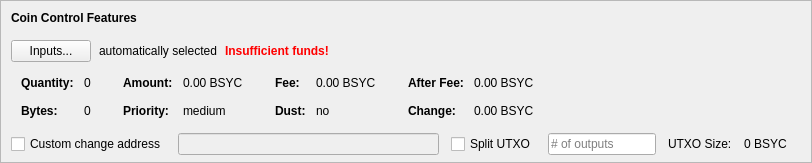
    <widget class="QFrame" name="frameCoinControl">
     <property name="sizePolicy">
      <sizepolicy hsizetype="Expanding" vsizetype="Expanding">
       <horstretch>0</horstretch>
       <verstretch>0</verstretch>
      </sizepolicy>
     </property>
     <property name="maximumSize">
      <size>
       <width>16777215</width>
       <height>16777215</height>
      </size>
     </property>
     <property name="frameShape">
      <enum>QFrame::StyledPanel</enum>
     </property>
     <property name="frameShadow">
      <enum>QFrame::Sunken</enum>
     </property>
     <layout class="QVBoxLayout" name="verticalLayoutCoinControl2">
      <property name="spacing">
       <number>0</number>
      </property>
      <property name="leftMargin">
       <number>0</number>
      </property>
      <property name="topMargin">
       <number>0</number>
      </property>
      <property name="rightMargin">
       <number>0</number>
      </property>
      <property name="bottomMargin">
       <number>6</number>
      </property>
      <item>
       <layout class="QVBoxLayout" name="verticalLayoutCoinControl" stretch="0,0,0,0,1">
        <property name="spacing">
         <number>0</number>
        </property>
        <property name="leftMargin">
         <number>10</number>
        </property>
        <property name="topMargin">
         <number>10</number>
        </property>
        <item>
         <layout class="QHBoxLayout" name="horizontalLayoutCoinControl1">
          <property name="bottomMargin">
           <number>15</number>
          </property>
          <item>
           <widget class="QLabel" name="labelCoinControlFeatures">
            <property name="sizePolicy">
             <sizepolicy hsizetype="Preferred" vsizetype="Maximum">
              <horstretch>0</horstretch>
              <verstretch>0</verstretch>
             </sizepolicy>
            </property>
            <property name="font">
             <font>
              <weight>75</weight>
              <bold>true</bold>
             </font>
            </property>
            <property name="styleSheet">
             <string notr="true">font-weight:bold;</string>
            </property>
            <property name="text">
             <string>Coin Control Features</string>
            </property>
           </widget>
          </item>
         </layout>
        </item>
        <item>
         <layout class="QHBoxLayout" name="horizontalLayoutCoinControl2" stretch="0,0,0,0">
          <property name="spacing">
           <number>8</number>
          </property>
          <property name="bottomMargin">
           <number>10</number>
          </property>
          <item>
           <widget class="QPushButton" name="pushButtonCoinControl">
            <property name="styleSheet">
             <string notr="true"/>
            </property>
            <property name="text">
             <string>Inputs...</string>
            </property>
            <property name="autoDefault">
             <bool>false</bool>
            </property>
           </widget>
          </item>
          <item>
           <widget class="QLabel" name="labelCoinControlAutomaticallySelected">
            <property name="text">
             <string>automatically selected</string>
            </property>
            <property name="margin">
             <number>5</number>
            </property>
           </widget>
          </item>
          <item>
           <widget class="QLabel" name="labelCoinControlInsuffFunds">
            <property name="font">
             <font>
              <weight>75</weight>
              <bold>true</bold>
             </font>
            </property>
            <property name="styleSheet">
             <string notr="true">color:red;font-weight:bold;</string>
            </property>
            <property name="text">
             <string>Insufficient funds!</string>
            </property>
            <property name="margin">
             <number>5</number>
            </property>
           </widget>
          </item>
          <item>
           <spacer name="horizontalSpacerCoinControl">
            <property name="orientation">
             <enum>Qt::Horizontal</enum>
            </property>
            <property name="sizeHint" stdset="0">
             <size>
              <width>40</width>
              <height>1</height>
             </size>
            </property>
           </spacer>
          </item>
         </layout>
        </item>
        <item>
         <widget class="QWidget" name="widgetCoinControl" native="true">
          <property name="sizePolicy">
           <sizepolicy hsizetype="Preferred" vsizetype="Preferred">
            <horstretch>0</horstretch>
            <verstretch>0</verstretch>
           </sizepolicy>
          </property>
          <property name="minimumSize">
           <size>
            <width>0</width>
            <height>0</height>
           </size>
          </property>
          <property name="styleSheet">
           <string notr="true"/>
          </property>
          <layout class="QHBoxLayout" name="horizontalLayoutCoinControl5">
           <property name="leftMargin">
            <number>0</number>
           </property>
           <property name="topMargin">
            <number>0</number>
           </property>
           <property name="rightMargin">
            <number>0</number>
           </property>
           <property name="bottomMargin">
            <number>0</number>
           </property>
           <item>
            <layout class="QHBoxLayout" name="horizontalLayoutCoinControl3" stretch="0,0,0,1">
             <property name="spacing">
              <number>20</number>
             </property>
             <property name="topMargin">
              <number>0</number>
             </property>
             <property name="bottomMargin">
              <number>10</number>
             </property>
             <item>
              <layout class="QFormLayout" name="formLayoutCoinControl1">
               <property name="horizontalSpacing">
                <number>10</number>
               </property>
               <property name="verticalSpacing">
                <number>14</number>
               </property>
               <property name="leftMargin">
                <number>10</number>
               </property>
               <property name="topMargin">
                <number>4</number>
               </property>
               <property name="rightMargin">
                <number>6</number>
               </property>
               <item row="0" column="0">
                <widget class="QLabel" name="labelCoinControlQuantityText">
                 <property name="font">
                  <font>
                   <weight>75</weight>
                   <bold>true</bold>
                  </font>
                 </property>
                 <property name="text">
                  <string>Quantity:</string>
                 </property>
                 <property name="margin">
                  <number>0</number>
                 </property>
                </widget>
               </item>
               <item row="0" column="1">
                <widget class="QLabel" name="labelCoinControlQuantity">
                 <property name="cursor">
                  <cursorShape>IBeamCursor</cursorShape>
                 </property>
                 <property name="contextMenuPolicy">
                  <enum>Qt::ActionsContextMenu</enum>
                 </property>
                 <property name="text">
                  <string notr="true">0</string>
                 </property>
                 <property name="margin">
                  <number>0</number>
                 </property>
                 <property name="textInteractionFlags">
                  <set>Qt::LinksAccessibleByMouse|Qt::TextSelectableByKeyboard|Qt::TextSelectableByMouse</set>
                 </property>
                </widget>
               </item>
               <item row="1" column="0">
                <widget class="QLabel" name="labelCoinControlBytesText">
                 <property name="font">
                  <font>
                   <weight>75</weight>
                   <bold>true</bold>
                  </font>
                 </property>
                 <property name="text">
                  <string>Bytes:</string>
                 </property>
                </widget>
               </item>
               <item row="1" column="1">
                <widget class="QLabel" name="labelCoinControlBytes">
                 <property name="cursor">
                  <cursorShape>IBeamCursor</cursorShape>
                 </property>
                 <property name="contextMenuPolicy">
                  <enum>Qt::ActionsContextMenu</enum>
                 </property>
                 <property name="text">
                  <string notr="true">0</string>
                 </property>
                 <property name="textInteractionFlags">
                  <set>Qt::LinksAccessibleByMouse|Qt::TextSelectableByKeyboard|Qt::TextSelectableByMouse</set>
                 </property>
                </widget>
               </item>
              </layout>
             </item>
             <item>
              <layout class="QFormLayout" name="formLayoutCoinControl2">
               <property name="horizontalSpacing">
                <number>10</number>
               </property>
               <property name="verticalSpacing">
                <number>14</number>
               </property>
               <property name="leftMargin">
                <number>6</number>
               </property>
               <property name="topMargin">
                <number>4</number>
               </property>
               <property name="rightMargin">
                <number>6</number>
               </property>
               <item row="0" column="0">
                <widget class="QLabel" name="labelCoinControlAmountText">
                 <property name="font">
                  <font>
                   <weight>75</weight>
                   <bold>true</bold>
                  </font>
                 </property>
                 <property name="text">
                  <string>Amount:</string>
                 </property>
                 <property name="margin">
                  <number>0</number>
                 </property>
                </widget>
               </item>
               <item row="0" column="1">
                <widget class="QLabel" name="labelCoinControlAmount">
                 <property name="cursor">
                  <cursorShape>IBeamCursor</cursorShape>
                 </property>
                 <property name="contextMenuPolicy">
                  <enum>Qt::ActionsContextMenu</enum>
                 </property>
                 <property name="text">
                  <string notr="true">0.00 BSYC</string>
                 </property>
                 <property name="textInteractionFlags">
                  <set>Qt::LinksAccessibleByMouse|Qt::TextSelectableByKeyboard|Qt::TextSelectableByMouse</set>
                 </property>
                </widget>
               </item>
               <item row="1" column="0">
                <widget class="QLabel" name="labelCoinControlPriorityText">
                 <property name="font">
                  <font>
                   <weight>75</weight>
                   <bold>true</bold>
                  </font>
                 </property>
                 <property name="text">
                  <string>Priority:</string>
                 </property>
                </widget>
               </item>
               <item row="1" column="1">
                <widget class="QLabel" name="labelCoinControlPriority">
                 <property name="cursor">
                  <cursorShape>IBeamCursor</cursorShape>
                 </property>
                 <property name="contextMenuPolicy">
                  <enum>Qt::ActionsContextMenu</enum>
                 </property>
                 <property name="text">
                  <string>medium</string>
                 </property>
                 <property name="textInteractionFlags">
                  <set>Qt::LinksAccessibleByMouse|Qt::TextSelectableByKeyboard|Qt::TextSelectableByMouse</set>
                 </property>
                </widget>
               </item>
              </layout>
             </item>
             <item>
              <layout class="QFormLayout" name="formLayoutCoinControl3">
               <property name="horizontalSpacing">
                <number>10</number>
               </property>
               <property name="verticalSpacing">
                <number>14</number>
               </property>
               <property name="leftMargin">
                <number>6</number>
               </property>
               <property name="topMargin">
                <number>4</number>
               </property>
               <property name="rightMargin">
                <number>6</number>
               </property>
               <item row="0" column="0">
                <widget class="QLabel" name="labelCoinControlFeeText">
                 <property name="font">
                  <font>
                   <weight>75</weight>
                   <bold>true</bold>
                  </font>
                 </property>
                 <property name="text">
                  <string>Fee:</string>
                 </property>
                 <property name="margin">
                  <number>0</number>
                 </property>
                </widget>
               </item>
               <item row="0" column="1">
                <widget class="QLabel" name="labelCoinControlFee">
                 <property name="cursor">
                  <cursorShape>IBeamCursor</cursorShape>
                 </property>
                 <property name="contextMenuPolicy">
                  <enum>Qt::ActionsContextMenu</enum>
                 </property>
                 <property name="text">
                  <string notr="true">0.00 BSYC</string>
                 </property>
                 <property name="textInteractionFlags">
                  <set>Qt::LinksAccessibleByMouse|Qt::TextSelectableByKeyboard|Qt::TextSelectableByMouse</set>
                 </property>
                </widget>
               </item>
               <item row="1" column="0">
                <widget class="QLabel" name="labelCoinControlLowOutputText">
                 <property name="font">
                  <font>
                   <weight>75</weight>
                   <bold>true</bold>
                  </font>
                 </property>
                 <property name="text">
                  <string>Dust:</string>
                 </property>
                </widget>
               </item>
               <item row="1" column="1">
                <widget class="QLabel" name="labelCoinControlLowOutput">
                 <property name="cursor">
                  <cursorShape>IBeamCursor</cursorShape>
                 </property>
                 <property name="contextMenuPolicy">
                  <enum>Qt::ActionsContextMenu</enum>
                 </property>
                 <property name="text">
                  <string>no</string>
                 </property>
                 <property name="textInteractionFlags">
                  <set>Qt::LinksAccessibleByMouse|Qt::TextSelectableByKeyboard|Qt::TextSelectableByMouse</set>
                 </property>
                </widget>
               </item>
              </layout>
             </item>
             <item>
              <layout class="QFormLayout" name="formLayoutCoinControl4">
               <property name="horizontalSpacing">
                <number>10</number>
               </property>
               <property name="verticalSpacing">
                <number>14</number>
               </property>
               <property name="leftMargin">
                <number>6</number>
               </property>
               <property name="topMargin">
                <number>4</number>
               </property>
               <property name="rightMargin">
                <number>6</number>
               </property>
               <item row="0" column="0">
                <widget class="QLabel" name="labelCoinControlAfterFeeText">
                 <property name="font">
                  <font>
                   <weight>75</weight>
                   <bold>true</bold>
                  </font>
                 </property>
                 <property name="text">
                  <string>After Fee:</string>
                 </property>
                 <property name="margin">
                  <number>0</number>
                 </property>
                </widget>
               </item>
               <item row="0" column="1">
                <widget class="QLabel" name="labelCoinControlAfterFee">
                 <property name="cursor">
                  <cursorShape>IBeamCursor</cursorShape>
                 </property>
                 <property name="contextMenuPolicy">
                  <enum>Qt::ActionsContextMenu</enum>
                 </property>
                 <property name="text">
                  <string notr="true">0.00 BSYC</string>
                 </property>
                 <property name="textInteractionFlags">
                  <set>Qt::LinksAccessibleByMouse|Qt::TextSelectableByKeyboard|Qt::TextSelectableByMouse</set>
                 </property>
                </widget>
               </item>
               <item row="1" column="0">
                <widget class="QLabel" name="labelCoinControlChangeText">
                 <property name="font">
                  <font>
                   <weight>75</weight>
                   <bold>true</bold>
                  </font>
                 </property>
                 <property name="text">
                  <string>Change:</string>
                 </property>
                </widget>
               </item>
               <item row="1" column="1">
                <widget class="QLabel" name="labelCoinControlChange">
                 <property name="cursor">
                  <cursorShape>IBeamCursor</cursorShape>
                 </property>
                 <property name="contextMenuPolicy">
                  <enum>Qt::ActionsContextMenu</enum>
                 </property>
                 <property name="text">
                  <string notr="true">0.00 BSYC</string>
                 </property>
                 <property name="textInteractionFlags">
                  <set>Qt::LinksAccessibleByMouse|Qt::TextSelectableByKeyboard|Qt::TextSelectableByMouse</set>
                 </property>
                </widget>
               </item>
              </layout>
             </item>
            </layout>
           </item>
          </layout>
         </widget>
        </item>
        <item>
         <layout class="QHBoxLayout" name="horizontalLayoutCoinControl4" stretch="0,0,0,0,0,0,0">
          <property name="spacing">
           <number>12</number>
          </property>
          <property name="sizeConstraint">
           <enum>QLayout::SetDefaultConstraint</enum>
          </property>
          <property name="topMargin">
           <number>5</number>
          </property>
          <property name="rightMargin">
           <number>5</number>
          </property>
          <item>
           <widget class="QCheckBox" name="checkBoxCoinControlChange">
            <property name="toolTip">
             <string>If this is activated, but the change address is empty or invalid, change will be sent to a newly generated address.</string>
            </property>
            <property name="text">
             <string>Custom change address</string>
            </property>
           </widget>
          </item>
          <item>
           <widget class="QValidatedLineEdit" name="lineEditCoinControlChange">
            <property name="enabled">
             <bool>false</bool>
            </property>
            <property name="sizePolicy">
             <sizepolicy hsizetype="Expanding" vsizetype="Fixed">
              <horstretch>0</horstretch>
              <verstretch>0</verstretch>
             </sizepolicy>
            </property>
           </widget>
          </item>
          <item>
           <widget class="QCheckBox" name="splitBlockCheckBox">
            <property name="text">
             <string>Split UTXO</string>
            </property>
           </widget>
          </item>
          <item>
           <widget class="QLineEdit" name="splitBlockLineEdit">
            <property name="sizePolicy">
             <sizepolicy hsizetype="Fixed" vsizetype="Fixed">
              <horstretch>50</horstretch>
              <verstretch>0</verstretch>
             </sizepolicy>
            </property>
            <property name="placeholderText">
             <string># of outputs</string>
            </property>
           </widget>
          </item>
          <item>
           <widget class="QLabel" name="labelBlockSizeText">
            <property name="text">
             <string>UTXO Size:</string>
            </property>
           </widget>
          </item>
          <item>
           <widget class="QLabel" name="labelBlockSize">
            <property name="text">
             <string>0 BSYC</string>
            </property>
           </widget>
          </item>
          <item>
           <widget class="QLabel" name="labelCoinControlChangeLabel">
            <property name="sizePolicy">
             <sizepolicy hsizetype="Preferred" vsizetype="Expanding">
              <horstretch>0</horstretch>
              <verstretch>0</verstretch>
             </sizepolicy>
            </property>
            <property name="minimumSize">
             <size>
              <width>0</width>
              <height>0</height>
             </size>
            </property>
            <property name="text">
             <string/>
            </property>
            <property name="margin">
             <number>3</number>
            </property>
           </widget>
          </item>
         </layout>
        </item>
        <item>
         <spacer name="verticalSpacerCoinControl">
          <property name="orientation">
           <enum>Qt::Vertical</enum>
          </property>
          <property name="sizeHint" stdset="0">
           <size>
            <width>800</width>
            <height>1</height>
           </size>
          </property>
         </spacer>
        </item>
       </layout>
      </item>
     </layout>
    </widget>
